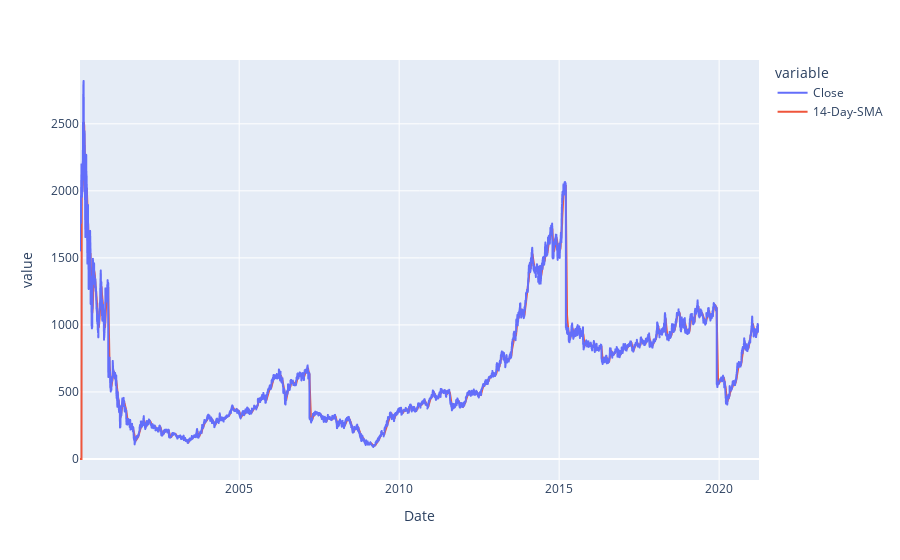

Write notebook code for a chart like this one.
### Code cell
fig = px.line(df, x="Date", y=["Close"])
fig.add_scatter(x=df['Date'], y=df['14-DAY_WMA'],name='14-Day-WMA')
fig.show()

### Figure 1 — Plotly figure (JSON) as saved in the notebook; plotly's stock layout.template omitted (floating-point values rounded to 4 significant figures; data arrays with more than 128 entries replaced by an {"elided": "..."} marker saying what was removed)
{"data": [{"hovertemplate": "variable=Close<br>Date=%{x}<br>value=%{y}<extra></extra>", "legendgroup": "Close", "line": {"color": "#636efa", "dash": "solid"}, "marker": {"symbol": "circle"}, "mode": "lines", "name": "Close", "showlegend": true, "type": "scattergl", "x": {"elided": "5281 str values"}, "xaxis": "x", "y": {"elided": "5281 float values"}, "yaxis": "y"}, {"name": "14-Day-SMA", "type": "scatter", "x": {"elided": "5281 str values"}, "y": {"elided": "5281 float values"}}], "layout": {"legend": {"title": {"text": "variable"}, "tracegroupgap": 0}, "margin": {"t": 60}, "xaxis": {"anchor": "y", "domain": [0, 1], "title": {"text": "Date"}}, "yaxis": {"anchor": "x", "domain": [0, 1], "title": {"text": "value"}}}}
